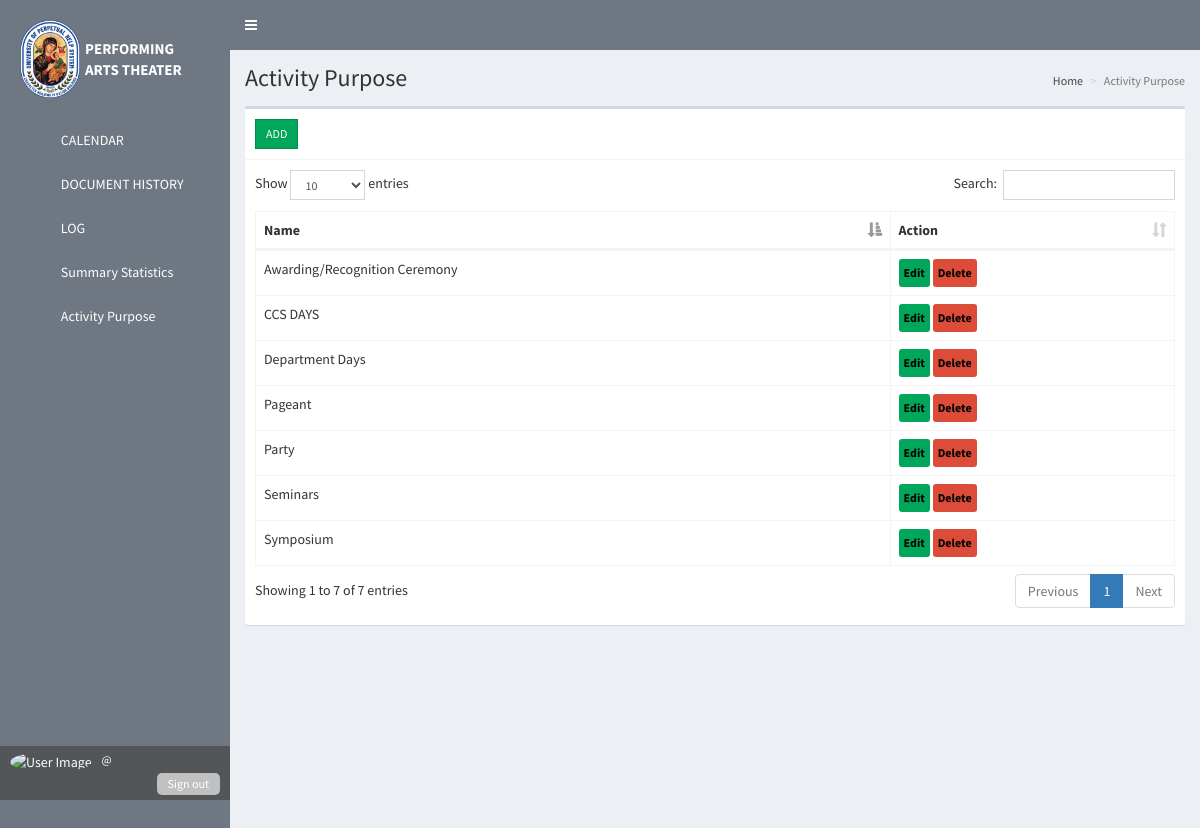
The app's page /admin/activityorpurpose.php with its own data.
### tables this page shows
CREATE TABLE `activitypurpose` (
  `id` int(11) NOT NULL,
  `name` text NOT NULL
);

### config/config.php (called while the page is built, shortened)
<?php
class Connection{
	private $servername = "localhost";
	private $username = "root";
	private $password = "";
	private $dbname = "eventmanagementsystem";
	public function conn(){
		try {
		$this->dsn = "mysql:host=".$this->servername.";dbname=".$this->dbname;
		$this->pdo = new PDO($this->dsn, $this->username, $this->password);
		$this->pdo->setAttribute(PDO::ATTR_ERRMODE, PDO::ERRMODE_EXCEPTION);
		$this->pdo->setAttribute(PDO::ATTR_DEFAULT_FETCH_MODE, PDO::FETCH_ASSOC);
		return $this->pdo;
		} catch (Exception $e) {
			echo 'error'. $e->getmessage();
		}
	}
}
?>

### admin/activityorpurpose.php (the view, shortened to what this page needs)
<?php
  include '../config/config.php';
  class data extends Connection{
      public function managedata(){
?>
<!DOCTYPE html>
<html>
<head><?php include 'head.php'; ?></head>
<body class="hold-transition skin-blue sidebar-mini">
<div class="wrapper">
<?php include 'navbar.php'; ?>
<?php include 'sidebar.php'; ?>
  <div class="content-wrapper" style="overflow-y: scroll;height: 100vh;padding-bottom: 50px;">
    <section class="content-header">
      <h1>
        Activity Purpose
      </h1>
      <ol class="breadcrumb">
        <li><a href="dashboard.php"><i class="fa fa-dashboard"></i> Home</a></li>
        <li class="active">Activity Purpose</li>
      </ol>
    </section>
    <section class="content">
            <div class="row">
        <div class="col-xs-12">
          <div class="box">
            <div class="box-header with-border">
              <a href="#addnew" data-toggle="modal" class="btn btn-success btn-sm btn-flat">ADD</a>
            </div>
            <div class="box-body table-responsive">
              <table id="example1" class="table table-bordered">
                <thead>
                  <th>Name</th>
                  <th>Action</th>
                </thead>
                <tbody>
                  <?php $sql = "SELECT * FROM activitypurpose";
                  $stmt = $this->conn()->query($sql);
                  while ($row = $stmt->fetch()) { ?>
                    <tr>
                      <td><?php echo $row['name'] ?></td>
                      <td>
                        <button class="btn btn-success btn-sm edit" style="padding: 5px 5px;color: #000;border: unset;"
                        data-edit_id="<?php echo $row['id'] ?>"
                        data-edit_name="<?php echo $row['name'] ?>"
                        ><b>Edit</b></button>
                        <button class="btn btn-danger btn-sm delete" style="padding: 5px 5px;color: #000;border: unset;"
                        data-delete_id="<?php echo $row['id'] ?>"><b>Delete</b></button>
                      </td>
                    </tr>
                  <?php } ?>
                </tbody>
              </table>
            </div>
          </div>
        </div>
      </div>
    </section>
  </div>
</div>
</body>
</html>
<?php  } } $data = new data();  $data->managedata(); ?>

### records on screen
activitypurpose: name "Seminars"
activitypurpose: name "Department Days"
activitypurpose: name "Party"
activitypurpose: name "Pageant"
activitypurpose: name "Symposium"
activitypurpose: name "Awarding/Recognition Ceremony"
activitypurpose: name "CCS DAYS"
